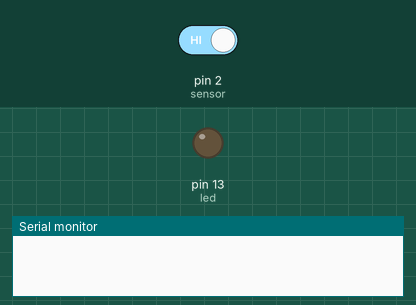
Bench run of a sketch on a simulated Arduino Uno, built with avr-gcc and run on an emulated ATmega328P. Parts: output pins drawn as LEDs (lit = HIGH), the last lines printed to the serial monitor. Inputs (shaded band) come from the test bench; at power-on: pin 2 (sensor) HIGH.

Above: at 1.2 s.
1.3 s: pin 2 (sensor) driven LOW
At 1.9 s:
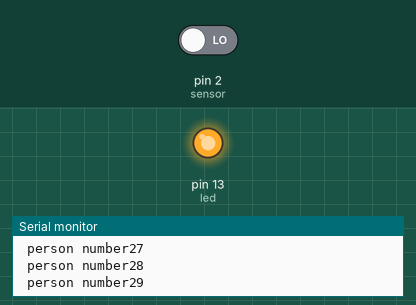
2.8 s: pin 2 (sensor) driven HIGH
At 3.7 s:
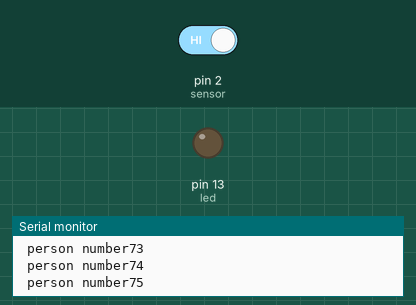
Timing chart, 0 to 5.8 s (numbered marks = the images above; inputs shaded):
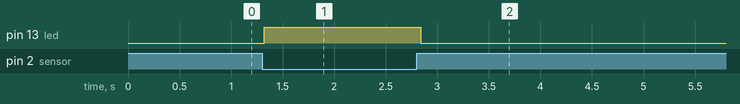

The sketch:

ir.ino
```cpp
int led = 13;
int sensor =2;
int count = 0;
void setup() {
  pinMode(led,OUTPUT);
  pinMode(sensor,INPUT);
  Serial.begin(9600);

}

void loop() {
  int sens = digitalRead(sensor);
  delay(20);
if(sens==0)
{
  digitalWrite(led,HIGH);
  count = count+1;
  Serial.print(" person number");
  Serial.println(count);
}
else
{
   digitalWrite(led,LOW);
}
}
```

Measured:
- after the input at 1.3 s, pin 13 (led): LOW → HIGH at once
- after the input at 2.8 s, pin 13 (led): HIGH → LOW at once
